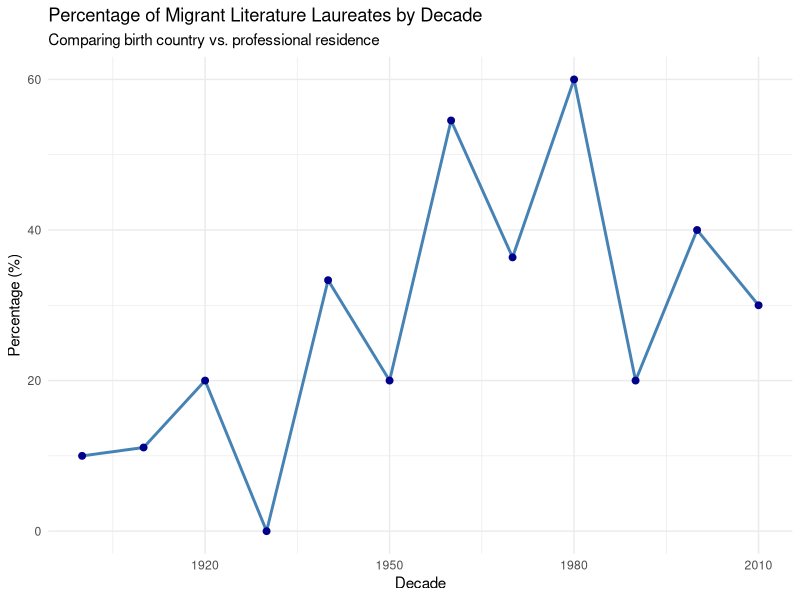
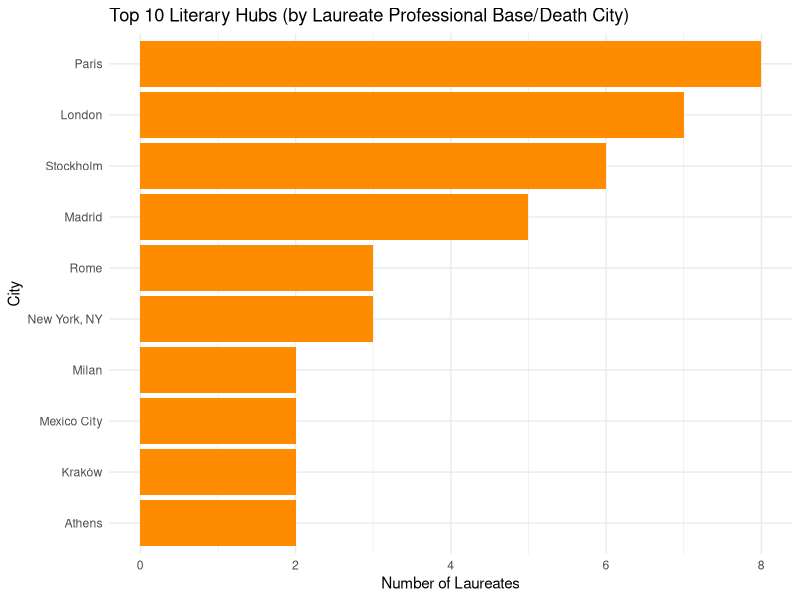
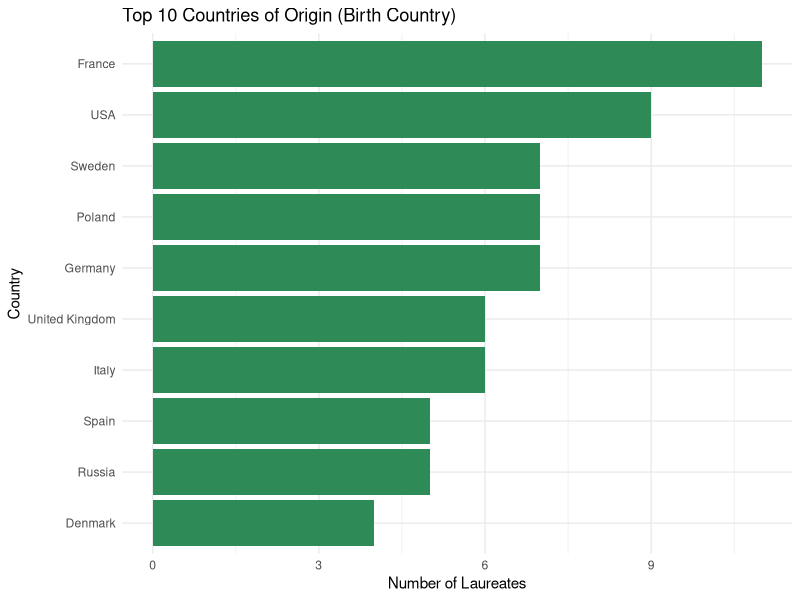

Source code (R) for these figures, in order:
# --- 04_visualizations.R ---
# Purpose: Generate plots for migration trends, hubs, and networks.

library(tidyverse)

# Load processed data
migration_df <- read_csv("migration_analysis.csv")
hubs_df <- read_csv("literary_hubs.csv")

# 1. Migration Trend Over Time
migration_trend <- migration_df |>
  group_by(decade = 10 * (awardYear %/% 10)) |>
  summarise(
    total = n(),
    migrants = sum(is_migrant, na.rm = TRUE),
    percent_migrant = (migrants / total) * 100
  )

p1 <- ggplot(migration_trend, aes(x = decade, y = percent_migrant)) +
  geom_line(color = "steelblue", size = 1) +
  geom_point(color = "darkblue", size = 2) +
  labs(
    title = "Percentage of Migrant Literature Laureates by Decade",
    subtitle = "Comparing birth country vs. professional residence",
    x = "Decade",
    y = "Percentage (%)"
  ) +
  theme_minimal()

ggsave("migration_trend.png", p1, width = 8, height = 5)

# 2. Top Literary Hubs (Professional Bases)
top_hubs <- hubs_df |>
  arrange(desc(death_count)) |>
  head(10)

p2 <- ggplot(top_hubs, aes(x = reorder(city, death_count), y = death_count)) +
  geom_col(fill = "darkorange") +
  coord_flip() +
  labs(
    title = "Top 10 Literary Hubs (by Laureate Professional Base/Death City)",
    x = "City",
    y = "Number of Laureates"
  ) +
  theme_minimal()

ggsave("top_hubs.png", p2, width = 8, height = 5)

# 3. Origin vs. Destination (Top Countries)
top_origins <- migration_df |>
  count(origin, sort = TRUE) |>
  head(10)

p3 <- ggplot(top_origins, aes(x = reorder(origin, n), y = n)) +
  geom_col(fill = "seagreen") +
  coord_flip() +
  labs(
    title = "Top 10 Countries of Origin (Birth Country)",
    x = "Country",
    y = "Number of Laureates"
  ) +
  theme_minimal()

ggsave("top_origins.png", p3, width = 8, height = 5)

print("Visualizations complete. Files saved: migration_trend.png, top_hubs.png, top_origins.png")
